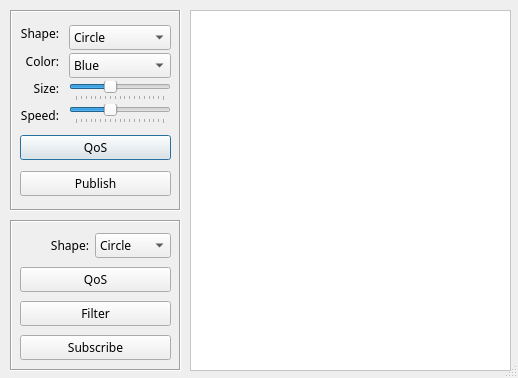
<?xml version="1.0" encoding="UTF-8"?>
<ui version="4.0">
 <class>ShapesDialog</class>
 <widget class="QDialog" name="ShapesDialog">
  <property name="windowModality">
   <enum>Qt::NonModal</enum>
  </property>
  <property name="enabled">
   <bool>true</bool>
  </property>
  <property name="geometry">
   <rect>
    <x>0</x>
    <y>0</y>
    <width>518</width>
    <height>378</height>
   </rect>
  </property>
  <property name="sizePolicy">
   <sizepolicy hsizetype="Fixed" vsizetype="Fixed">
    <horstretch>0</horstretch>
    <verstretch>0</verstretch>
   </sizepolicy>
  </property>
  <property name="minimumSize">
   <size>
    <width>518</width>
    <height>378</height>
   </size>
  </property>
  <property name="maximumSize">
   <size>
    <width>518</width>
    <height>378</height>
   </size>
  </property>
  <property name="focusPolicy">
   <enum>Qt::ClickFocus</enum>
  </property>
  <property name="windowTitle">
   <string>中科院OpenDDS測試</string>
  </property>
  <property name="sizeGripEnabled">
   <bool>true</bool>
  </property>
  <property name="modal">
   <bool>false</bool>
  </property>
  <widget class="QFrame" name="frame">
   <property name="geometry">
    <rect>
     <x>10</x>
     <y>10</y>
     <width>171</width>
     <height>201</height>
    </rect>
   </property>
   <property name="font">
    <font>
     <pointsize>10</pointsize>
    </font>
   </property>
   <property name="frameShape">
    <enum>QFrame::Box</enum>
   </property>
   <property name="frameShadow">
    <enum>QFrame::Sunken</enum>
   </property>
   <widget class="QWidget" name="layoutWidget">
    <property name="geometry">
     <rect>
      <x>10</x>
      <y>10</y>
      <width>151</width>
      <height>181</height>
     </rect>
    </property>
    <property name="font">
     <font>
      <pointsize>10</pointsize>
     </font>
    </property>
    <layout class="QVBoxLayout" name="verticalLayout_3">
     <item>
      <layout class="QHBoxLayout" name="horizontalLayout">
       <property name="spacing">
        <number>10</number>
       </property>
       <item>
        <layout class="QVBoxLayout" name="verticalLayout">
         <item>
          <widget class="QLabel" name="wShapeLabel">
           <property name="font">
            <font>
             <family>Sans Serif</family>
             <pointsize>9</pointsize>
             <stylestrategy>PreferAntialias</stylestrategy>
             <kerning>false</kerning>
            </font>
           </property>
           <property name="layoutDirection">
            <enum>Qt::LeftToRight</enum>
           </property>
           <property name="text">
            <string>Shape:</string>
           </property>
           <property name="alignment">
            <set>Qt::AlignRight|Qt::AlignTrailing|Qt::AlignVCenter</set>
           </property>
          </widget>
         </item>
         <item>
          <widget class="QLabel" name="colorLabel">
           <property name="font">
            <font>
             <family>Sans Serif</family>
             <pointsize>9</pointsize>
             <stylestrategy>PreferAntialias</stylestrategy>
             <kerning>false</kerning>
            </font>
           </property>
           <property name="text">
            <string>Color:</string>
           </property>
           <property name="alignment">
            <set>Qt::AlignRight|Qt::AlignTrailing|Qt::AlignVCenter</set>
           </property>
          </widget>
         </item>
         <item>
          <widget class="QLabel" name="label">
           <property name="font">
            <font>
             <family>Sans Serif</family>
             <pointsize>9</pointsize>
             <stylestrategy>PreferAntialias</stylestrategy>
             <kerning>false</kerning>
            </font>
           </property>
           <property name="text">
            <string>Size:</string>
           </property>
           <property name="alignment">
            <set>Qt::AlignRight|Qt::AlignTrailing|Qt::AlignVCenter</set>
           </property>
          </widget>
         </item>
         <item>
          <widget class="QLabel" name="label_2">
           <property name="font">
            <font>
             <family>Sans Serif</family>
             <pointsize>9</pointsize>
             <stylestrategy>PreferAntialias</stylestrategy>
             <kerning>false</kerning>
            </font>
           </property>
           <property name="text">
            <string>Speed:</string>
           </property>
           <property name="alignment">
            <set>Qt::AlignRight|Qt::AlignTrailing|Qt::AlignVCenter</set>
           </property>
          </widget>
         </item>
        </layout>
       </item>
       <item>
        <layout class="QVBoxLayout" name="verticalLayout_2">
         <property name="spacing">
          <number>3</number>
         </property>
         <item>
          <widget class="QComboBox" name="wShapeList">
           <property name="font">
            <font>
             <family>Sans Serif</family>
             <pointsize>9</pointsize>
             <stylestrategy>PreferAntialias</stylestrategy>
             <kerning>false</kerning>
            </font>
           </property>
           <item>
            <property name="text">
             <string>Circle</string>
            </property>
           </item>
           <item>
            <property name="text">
             <string>Square</string>
            </property>
           </item>
           <item>
            <property name="text">
             <string>Triangle</string>
            </property>
           </item>
          </widget>
         </item>
         <item>
          <widget class="QComboBox" name="colorList">
           <property name="font">
            <font>
             <family>Sans Serif</family>
             <pointsize>9</pointsize>
             <stylestrategy>PreferAntialias</stylestrategy>
             <kerning>false</kerning>
            </font>
           </property>
           <item>
            <property name="text">
             <string>Blue</string>
            </property>
           </item>
           <item>
            <property name="text">
             <string>Red</string>
            </property>
           </item>
           <item>
            <property name="text">
             <string>Green</string>
            </property>
           </item>
           <item>
            <property name="text">
             <string>Orange</string>
            </property>
           </item>
           <item>
            <property name="text">
             <string>Yellow</string>
            </property>
           </item>
           <item>
            <property name="text">
             <string>Magenta</string>
            </property>
           </item>
           <item>
            <property name="text">
             <string>Cyan</string>
            </property>
           </item>
           <item>
            <property name="text">
             <string>Gray</string>
            </property>
           </item>
          </widget>
         </item>
         <item>
          <widget class="QSlider" name="sizeSlider">
           <property name="minimum">
            <number>10</number>
           </property>
           <property name="maximum">
            <number>100</number>
           </property>
           <property name="singleStep">
            <number>10</number>
           </property>
           <property name="pageStep">
            <number>20</number>
           </property>
           <property name="value">
            <number>45</number>
           </property>
           <property name="sliderPosition">
            <number>45</number>
           </property>
           <property name="orientation">
            <enum>Qt::Horizontal</enum>
           </property>
           <property name="tickPosition">
            <enum>QSlider::TicksBelow</enum>
           </property>
           <property name="tickInterval">
            <number>5</number>
           </property>
          </widget>
         </item>
         <item>
          <widget class="QSlider" name="speedSlider">
           <property name="minimum">
            <number>10</number>
           </property>
           <property name="maximum">
            <number>100</number>
           </property>
           <property name="singleStep">
            <number>10</number>
           </property>
           <property name="pageStep">
            <number>20</number>
           </property>
           <property name="value">
            <number>45</number>
           </property>
           <property name="sliderPosition">
            <number>45</number>
           </property>
           <property name="orientation">
            <enum>Qt::Horizontal</enum>
           </property>
           <property name="tickPosition">
            <enum>QSlider::TicksBelow</enum>
           </property>
           <property name="tickInterval">
            <number>5</number>
           </property>
          </widget>
         </item>
        </layout>
       </item>
      </layout>
     </item>
     <item>
      <widget class="QPushButton" name="pubQosButton">
       <property name="sizePolicy">
        <sizepolicy hsizetype="Minimum" vsizetype="Fixed">
         <horstretch>0</horstretch>
         <verstretch>0</verstretch>
        </sizepolicy>
       </property>
       <property name="font">
        <font>
         <family>Sans Serif</family>
         <pointsize>9</pointsize>
         <stylestrategy>PreferAntialias</stylestrategy>
         <kerning>false</kerning>
        </font>
       </property>
       <property name="toolTip">
        <string>&lt;!DOCTYPE HTML PUBLIC &quot;-//W3C//DTD HTML 4.0//EN&quot; &quot;http://www.w3.org/TR/REC-html40/strict.dtd&quot;&gt;
&lt;html&gt;&lt;head&gt;&lt;meta name=&quot;qrichtext&quot; content=&quot;1&quot; /&gt;&lt;style type=&quot;text/css&quot;&gt;
p, li { white-space: pre-wrap; }
&lt;/style&gt;&lt;/head&gt;&lt;body style=&quot; font-family:'Ubuntu'; font-size:10pt; font-weight:400; font-style:normal;&quot;&gt;
&lt;p style=&quot; margin-top:0px; margin-bottom:0px; margin-left:0px; margin-right:0px; -qt-block-indent:0; text-indent:0px;&quot;&gt;Click to set custom QoS&lt;/p&gt;&lt;/body&gt;&lt;/html&gt;</string>
       </property>
       <property name="text">
        <string>QoS</string>
       </property>
       <property name="default">
        <bool>false</bool>
       </property>
       <property name="flat">
        <bool>false</bool>
       </property>
      </widget>
     </item>
     <item>
      <widget class="QPushButton" name="createWriterButton">
       <property name="sizePolicy">
        <sizepolicy hsizetype="Minimum" vsizetype="Fixed">
         <horstretch>0</horstretch>
         <verstretch>0</verstretch>
        </sizepolicy>
       </property>
       <property name="font">
        <font>
         <family>Sans Serif</family>
         <pointsize>9</pointsize>
         <stylestrategy>PreferAntialias</stylestrategy>
         <kerning>false</kerning>
        </font>
       </property>
       <property name="toolTip">
        <string>&lt;!DOCTYPE HTML PUBLIC &quot;-//W3C//DTD HTML 4.0//EN&quot; &quot;http://www.w3.org/TR/REC-html40/strict.dtd&quot;&gt;
&lt;html&gt;&lt;head&gt;&lt;meta name=&quot;qrichtext&quot; content=&quot;1&quot; /&gt;&lt;style type=&quot;text/css&quot;&gt;
p, li { white-space: pre-wrap; }
&lt;/style&gt;&lt;/head&gt;&lt;body style=&quot; font-family:'Ubuntu'; font-size:10pt; font-weight:400; font-style:normal;&quot;&gt;
&lt;p style=&quot; margin-top:0px; margin-bottom:0px; margin-left:0px; margin-right:0px; -qt-block-indent:0; text-indent:0px;&quot;&gt;Click Publish Topic&lt;/p&gt;&lt;/body&gt;&lt;/html&gt;</string>
       </property>
       <property name="text">
        <string>Publish</string>
       </property>
      </widget>
     </item>
    </layout>
   </widget>
  </widget>
  <widget class="QFrame" name="frame_2">
   <property name="geometry">
    <rect>
     <x>10</x>
     <y>220</y>
     <width>171</width>
     <height>151</height>
    </rect>
   </property>
   <property name="frameShape">
    <enum>QFrame::Box</enum>
   </property>
   <property name="frameShadow">
    <enum>QFrame::Sunken</enum>
   </property>
   <widget class="QWidget" name="layoutWidget2">
    <property name="geometry">
     <rect>
      <x>10</x>
      <y>10</y>
      <width>151</width>
      <height>137</height>
     </rect>
    </property>
    <layout class="QVBoxLayout" name="verticalLayout_4">
     <item>
      <layout class="QHBoxLayout" name="horizontalLayout_2">
       <item>
        <widget class="QLabel" name="label_3">
         <property name="font">
          <font>
           <family>Sans Serif</family>
           <pointsize>9</pointsize>
           <stylestrategy>PreferAntialias</stylestrategy>
           <kerning>false</kerning>
          </font>
         </property>
         <property name="text">
          <string>Shape:</string>
         </property>
         <property name="alignment">
          <set>Qt::AlignRight|Qt::AlignTrailing|Qt::AlignVCenter</set>
         </property>
        </widget>
       </item>
       <item>
        <widget class="QComboBox" name="rShapeList">
         <property name="font">
          <font>
           <family>Sans Serif</family>
           <pointsize>9</pointsize>
           <stylestrategy>PreferAntialias</stylestrategy>
           <kerning>false</kerning>
          </font>
         </property>
         <item>
          <property name="text">
           <string>Circle</string>
          </property>
         </item>
         <item>
          <property name="text">
           <string>Square</string>
          </property>
         </item>
         <item>
          <property name="text">
           <string>Triangle</string>
          </property>
         </item>
        </widget>
       </item>
      </layout>
     </item>
     <item>
      <widget class="QPushButton" name="subQosButton">
       <property name="font">
        <font>
         <family>Sans Serif</family>
         <pointsize>9</pointsize>
         <stylestrategy>PreferAntialias</stylestrategy>
         <kerning>false</kerning>
        </font>
       </property>
       <property name="toolTip">
        <string>&lt;!DOCTYPE HTML PUBLIC &quot;-//W3C//DTD HTML 4.0//EN&quot; &quot;http://www.w3.org/TR/REC-html40/strict.dtd&quot;&gt;
&lt;html&gt;&lt;head&gt;&lt;meta name=&quot;qrichtext&quot; content=&quot;1&quot; /&gt;&lt;style type=&quot;text/css&quot;&gt;
p, li { white-space: pre-wrap; }
&lt;/style&gt;&lt;/head&gt;&lt;body style=&quot; font-family:'Ubuntu'; font-size:10pt; font-weight:400; font-style:normal;&quot;&gt;
&lt;p style=&quot; margin-top:0px; margin-bottom:0px; margin-left:0px; margin-right:0px; -qt-block-indent:0; text-indent:0px;&quot;&gt;Click to set custom QoS&lt;/p&gt;&lt;/body&gt;&lt;/html&gt;</string>
       </property>
       <property name="text">
        <string>QoS</string>
       </property>
      </widget>
     </item>
     <item>
      <widget class="QPushButton" name="filterButton">
       <property name="font">
        <font>
         <family>Sans Serif</family>
         <pointsize>9</pointsize>
         <stylestrategy>PreferAntialias</stylestrategy>
         <kerning>false</kerning>
        </font>
       </property>
       <property name="toolTip">
        <string>&lt;!DOCTYPE HTML PUBLIC &quot;-//W3C//DTD HTML 4.0//EN&quot; &quot;http://www.w3.org/TR/REC-html40/strict.dtd&quot;&gt;
&lt;html&gt;&lt;head&gt;&lt;meta name=&quot;qrichtext&quot; content=&quot;1&quot; /&gt;&lt;style type=&quot;text/css&quot;&gt;
p, li { white-space: pre-wrap; }
&lt;/style&gt;&lt;/head&gt;&lt;body style=&quot; font-family:'Ubuntu'; font-size:10pt; font-weight:400; font-style:normal;&quot;&gt;
&lt;p style=&quot; margin-top:0px; margin-bottom:0px; margin-left:0px; margin-right:0px; -qt-block-indent:0; text-indent:0px;&quot;&gt;Click to set custom filters&lt;/p&gt;&lt;/body&gt;&lt;/html&gt;</string>
       </property>
       <property name="text">
        <string>Filter</string>
       </property>
      </widget>
     </item>
     <item>
      <widget class="QPushButton" name="createReaderButton">
       <property name="font">
        <font>
         <family>Sans Serif</family>
         <pointsize>9</pointsize>
         <stylestrategy>PreferAntialias</stylestrategy>
         <kerning>false</kerning>
        </font>
       </property>
       <property name="toolTip">
        <string>&lt;!DOCTYPE HTML PUBLIC &quot;-//W3C//DTD HTML 4.0//EN&quot; &quot;http://www.w3.org/TR/REC-html40/strict.dtd&quot;&gt;
&lt;html&gt;&lt;head&gt;&lt;meta name=&quot;qrichtext&quot; content=&quot;1&quot; /&gt;&lt;style type=&quot;text/css&quot;&gt;
p, li { white-space: pre-wrap; }
&lt;/style&gt;&lt;/head&gt;&lt;body style=&quot; font-family:'Ubuntu'; font-size:10pt; font-weight:400; font-style:normal;&quot;&gt;
&lt;p style=&quot; margin-top:0px; margin-bottom:0px; margin-left:0px; margin-right:0px; -qt-block-indent:0; text-indent:0px;&quot;&gt;Click Subscribe to Topic&lt;/p&gt;&lt;/body&gt;&lt;/html&gt;</string>
       </property>
       <property name="text">
        <string>Subscribe</string>
       </property>
      </widget>
     </item>
    </layout>
   </widget>
  </widget>
  <widget class="QFrame" name="renderFrame">
   <property name="geometry">
    <rect>
     <x>190</x>
     <y>10</y>
     <width>321</width>
     <height>361</height>
    </rect>
   </property>
   <property name="sizePolicy">
    <sizepolicy hsizetype="Preferred" vsizetype="Preferred">
     <horstretch>0</horstretch>
     <verstretch>0</verstretch>
    </sizepolicy>
   </property>
   <property name="minimumSize">
    <size>
     <width>240</width>
     <height>360</height>
    </size>
   </property>
   <property name="maximumSize">
    <size>
     <width>500</width>
     <height>380</height>
    </size>
   </property>
   <property name="palette">
    <palette>
     <active>
      <colorrole role="Base">
       <brush brushstyle="SolidPattern">
        <color alpha="255">
         <red>255</red>
         <green>255</green>
         <blue>255</blue>
        </color>
       </brush>
      </colorrole>
      <colorrole role="Window">
       <brush brushstyle="SolidPattern">
        <color alpha="255">
         <red>255</red>
         <green>255</green>
         <blue>255</blue>
        </color>
       </brush>
      </colorrole>
     </active>
     <inactive>
      <colorrole role="Base">
       <brush brushstyle="SolidPattern">
        <color alpha="255">
         <red>255</red>
         <green>255</green>
         <blue>255</blue>
        </color>
       </brush>
      </colorrole>
      <colorrole role="Window">
       <brush brushstyle="SolidPattern">
        <color alpha="255">
         <red>255</red>
         <green>255</green>
         <blue>255</blue>
        </color>
       </brush>
      </colorrole>
     </inactive>
     <disabled>
      <colorrole role="Base">
       <brush brushstyle="SolidPattern">
        <color alpha="255">
         <red>255</red>
         <green>255</green>
         <blue>255</blue>
        </color>
       </brush>
      </colorrole>
      <colorrole role="Window">
       <brush brushstyle="SolidPattern">
        <color alpha="255">
         <red>255</red>
         <green>255</green>
         <blue>255</blue>
        </color>
       </brush>
      </colorrole>
     </disabled>
    </palette>
   </property>
   <property name="autoFillBackground">
    <bool>true</bool>
   </property>
   <property name="frameShape">
    <enum>QFrame::StyledPanel</enum>
   </property>
   <property name="frameShadow">
    <enum>QFrame::Raised</enum>
   </property>
  </widget>
  <zorder>frame_2</zorder>
  <zorder>renderFrame</zorder>
  <zorder>frame</zorder>
 </widget>
 <resources/>
 <connections>
  <connection>
   <sender>createWriterButton</sender>
   <signal>clicked()</signal>
   <receiver>ShapesDialog</receiver>
   <slot>onPublishButtonClicked()</slot>
   <hints>
    <hint type="sourcelabel">
     <x>107</x>
     <y>221</y>
    </hint>
    <hint type="destinationlabel">
     <x>111</x>
     <y>220</y>
    </hint>
   </hints>
  </connection>
  <connection>
   <sender>createReaderButton</sender>
   <signal>clicked()</signal>
   <receiver>ShapesDialog</receiver>
   <slot>onSubscribeButtonClicked()</slot>
   <hints>
    <hint type="sourcelabel">
     <x>85</x>
     <y>346</y>
    </hint>
    <hint type="destinationlabel">
     <x>89</x>
     <y>350</y>
    </hint>
   </hints>
  </connection>
  <connection>
   <sender>pubQosButton</sender>
   <signal>clicked()</signal>
   <receiver>ShapesDialog</receiver>
   <slot>onWriterQosButtonClicked()</slot>
   <hints>
    <hint type="sourcelabel">
     <x>126</x>
     <y>172</y>
    </hint>
    <hint type="destinationlabel">
     <x>181</x>
     <y>425</y>
    </hint>
   </hints>
  </connection>
  <connection>
   <sender>subQosButton</sender>
   <signal>clicked()</signal>
   <receiver>ShapesDialog</receiver>
   <slot>onReaderQosButtonClicked()</slot>
   <hints>
    <hint type="sourcelabel">
     <x>143</x>
     <y>292</y>
    </hint>
    <hint type="destinationlabel">
     <x>155</x>
     <y>522</y>
    </hint>
   </hints>
  </connection>
  <connection>
   <sender>filterButton</sender>
   <signal>clicked()</signal>
   <receiver>ShapesDialog</receiver>
   <slot>onFilterButtonClicked()</slot>
   <hints>
    <hint type="sourcelabel">
     <x>100</x>
     <y>312</y>
    </hint>
    <hint type="destinationlabel">
     <x>354</x>
     <y>189</y>
    </hint>
   </hints>
  </connection>
 </connections>
 <slots>
  <slot>onPublishButtonClicked()</slot>
  <slot>onSubscribeButtonClicked()</slot>
  <slot>onWriterQosButtonClicked()</slot>
  <slot>onReaderQosButtonClicked()</slot>
  <slot>onFilterButtonClicked()</slot>
 </slots>
</ui>
